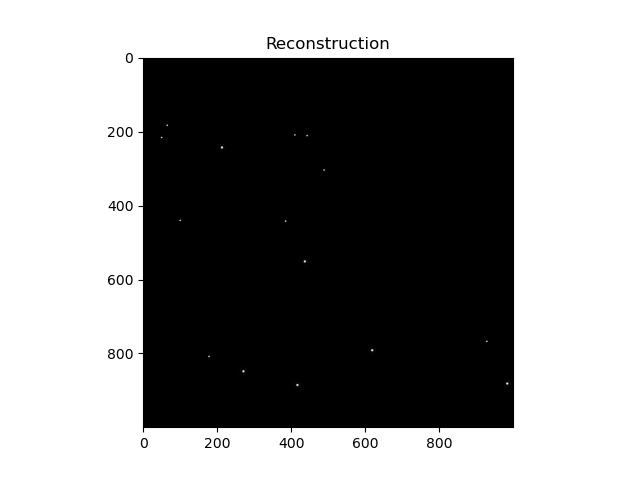
#> input picture simulations/500micronsReconstruction.png, 640 x 480 px, given in place of circles_drawn.png, which was not available
$ python circledrawHaHa.py
#> lines starting #> are read from the running program, lines starting #| are printed output that depends on the picture; after the words box and inside, x2 and y2 are one past the last pixel; in counts of white or black regions, pixels touching at a corner belong together; long printed decimals are rounded; pictures that were not available may be replaced by others from this repository, and a replacement may not be noted
### simulations/LFI_recon.py
""" A few functions for doing basic single-depth LFI reconstruction.

Based on the algorithm described in the paper:
    Haeffele, Stahl, Vanmeerbeeck, Vidal. "Efficient reconstruction of
    holographic lens-free images by sparse phase recovery." MICCAI.
    pp. 109-117. Springer, Cham, 2017.

    Apr 13, 2020
"""

import numpy as np
from scipy.fftpack import fft2, ifft2
import cv2
import matplotlib.pyplot as plt
import skimage
from skimage import transform

def WAS_xfer(z, wave_len, img_size, pixel_dim):
    """Function to return the WAS transfer function at a given depth z.

    This function returns the coefficients of the transfer function in the
    Fourier domain for a fft of a given size.

    Args:
        z - The distance to apply the transfer function over.

        wave_len - The wavelength of the light.

        img_size - The dimensions of the transfer function to return.

        pixel_dim - A scalar describing the dimenion of the pixel. (Pixels are
        assumed to be square.).

    Returns:
        T_out - The transfer function coefficients (in Fourier domain).
    """

    n,m = img_size[0:2]
    sx  = wave_len / (pixel_dim * m)
    sy  = wave_len / (pixel_dim * n)
    iy, ix = np.ogrid[0:1+n//2,0:1+m//2]
    x   = (sx * ix)**2
    y   = (sy * iy)**2
    del ix,iy
    # calculate 1 quadrant
    Kj_Z   = z * 2.0j * np.pi / wave_len
    tmp    = np.exp(Kj_Z * np.sqrt(1.0 - x - y))
    # and mirror
    tmp    = np.concatenate((tmp[:,:-1],tmp[:,:0:-1]),axis=1)
    # and copy
    T_out = np.zeros((n,m),dtype='complex128')

    T_out[:n//2,:] = tmp[  :-1,:]
    T_out[n//2:,:] = tmp[:0:-1,:]

    return T_out

def SPR_recon(H, z, lam=1.0, wave_len=637e-9, pixel_dim=1.12e-6, num_iter=10):
    """ Function to run the sparse phase recovery reconstruction algorithm at 1 depth.

    Solves a problem of the form:
        min_{X, mu, W} 0.5*|H.*W - mu - conv2(X,T)|_F^2 + lam*|X|_1 s.t. abs(W[i,j])==1

    Args:
        H - The input hologram images.

        z - The focal depth to reconstruct at.

        lam - The weight of the sparse regularization constant.

        wave_len - The wavelength of the illumination light.

        pixel_dim - The dimension of the image sensor pixels.

        num_iter - The number of iterations of the algorithm to run.

    Returns:
        X - The (complex valued) reconstructed image

        X_ll - The loss-less reconstructed image. (I.e., X_ll, plus the
        background term and phase term) can be used to perfectly recover the
        hologram.

        mu - The background constant.

        W - The estimated phase of the hologram.
    """

    #Get the transfer function
    T = WAS_xfer(z, wave_len, H.shape, pixel_dim)

    X = np.zeros(H.shape, dtype = 'complex128')
    W = np.ones_like(X)
    mu = np.zeros(1, dtype = 'complex128')

    #First get the hologram back projected to the image plane.
    TdHw = ifft2(np.conj(T)*fft2(H*W))

    #Now run the main loop
    for i in range(num_iter):

        #Estimate the background term
        mu = np.mean(TdHw-X)/np.conj(T[0,0])

        #Estiamte the phase of the hologram
        W = ifft2(T*fft2(X))
        W = W+mu
        W = W/np.abs(W+1e-16)

        #Update the back projection of the hologram (+phase) to the focal plane
        TdHw = ifft2(np.conj(T)*fft2(H*W))

        #Update the reconstructed image
        X_ll = TdHw-mu*np.conj(T[0,0])
        X = X_ll/(np.abs(X_ll)+1e-16)*np.maximum(np.abs(X_ll)-lam,0)

    return X, X_ll, mu, W

def main():

    #Make a basic phase image with a simple square of shifted phase in the middle
    I = cv2.imread('circles_drawn.png',cv2.IMREAD_GRAYSCALE)
#> I is the input picture: shape (480, 640); min 0, max 255, mean 140
    I = I/1
    I = skimage.transform.downscale_local_mean(I, (4,4))
#> I: shape (120, 160) float64
    print(np.max(I), np.min(I), I[0,0].dtype)
#| 255.0 0.0 float64
    I[I>1] = np.exp(np.pi*1.0j)
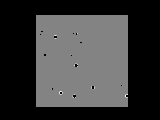
#> I: shape (120, 160) float64; min -1, max 0.938, mean -0.561; drawn with min black and max white

    #Make the hologram by projecting to the image plane
    z = 1500e-6
    T = WAS_xfer(z, 405e-9, I.shape, 1.12e-6) #637e-9
    H = np.abs(ifft2(T*fft2(I)))

    #Scale the hologram to the range [0,16]
    H = H-np.min(H)
    H = 16*H/np.max(H)

    #Now do the reconstruction
    X, X_ll, mu, W = SPR_recon(H, z, wave_len=405e-9)

    #Make an image of the hologram and the reconstruction
    #Note that the reconstruction has the background illumination (mu)
    #subtracted out.
    A = plt.figure()
    plt.imshow(H, cmap='gray')
    plt.title('Hologram')
    A.savefig('1500micronsHologram.png')

    B = plt.figure()
    plt.imshow(np.abs(X), cmap='gray')
    plt.title('Reconstruction')
    B.savefig('1500micronsReconstruction.png')

    plt.show()

def comparingReconstructions():
# [20 lines of commented-out code are left out]

    quarter = cv2.imread('downSampledReconstruction.png',cv2.IMREAD_GRAYSCALE) / 1
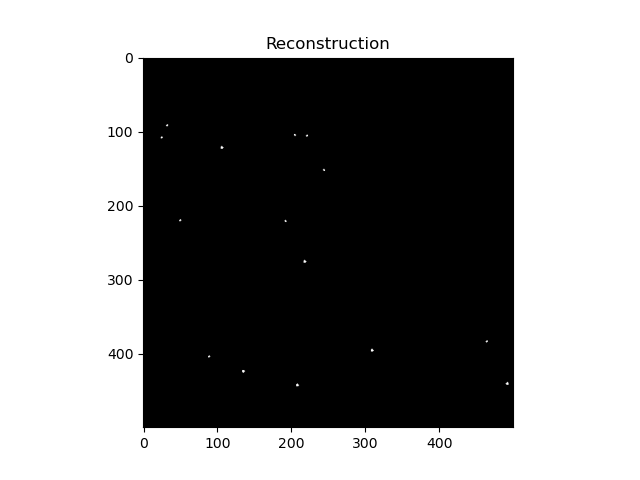
#> input picture simulations/downSampledReconstruction.png, 640 x 480 px, found by its file name
#> quarter: shape (480, 640) float64; min 0, max 255, mean 140
    more_than_quarter = cv2.imread('downSampledReconstruction_4_4.png',cv2.IMREAD_GRAYSCALE) / 1
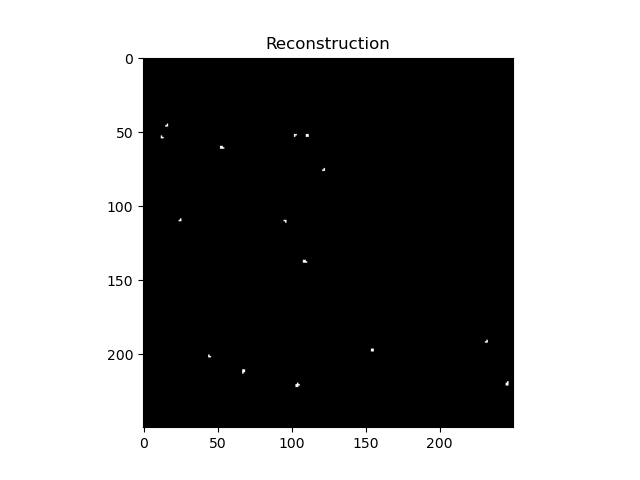
#> input picture simulations/downSampledReconstruction_4_4.png, 640 x 480 px, found by its file name
#> more_than_quarter: shape (480, 640) float64; min 0, max 255, mean 140.2

    print(np.max(quarter), np.max(more_than_quarter))
#| 255.0 255.0
    print(np.max(np.abs(quarter - more_than_quarter)))
#| 255.0

    A = plt.figure()
    plt.imshow(np.abs(quarter - more_than_quarter), cmap='gray');
    plt.title('quarter more_than_quarter')

    plt.show()
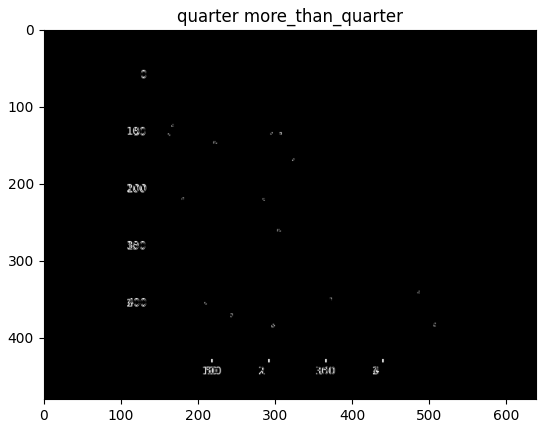
#> figure drawn by matplotlib, 1 panel
#> in main, `img = cv2.imread('base.png', cv2.IMREAD_COLOR);`: img: shape (1000, 1000, 3); every value is 0
#> in main, `img = cv2.cvtColor(img, cv2.COLOR_BGR2GRAY) / 255.0`: img: shape (1000, 1000) float64; every value is 0

main();
comparingReconstructions()

### initial-attempts/circledrawHaHa.py
#!/usr/bin/env python3
import cv2
import numpy as np

from LFI_recon import SPR_recon

def draw_circles(img, n=15):

    # declare parameters
#> called with n = 15
    wv = 405; # laser wavelength (nm)
    pixel_size = 0.5;
    fs = 1/pixel_size;

    # size of imaging plane in image and frequency domain
    nx, ny = np.shape(img);
#> nx = 1000; ny = 1000
    low = -fs/2;
    highx = fs/2 * ((nx-2)/nx) ;
#> highx = 0.998
    highy = fs/2 * ((ny-2)/ny) ;
#> highy = 0.998

    # circle positioning and sizing
    x = np.random.choice(nx, n).reshape((n, 1));
    y = np.random.choice(ny, n).reshape((n, 1));
    r = np.random.uniform(0.8, 1.5, n).reshape((n, 1));

    # phase shift
    phase = np.random.uniform(0.25, 0.75, n) / (2*np.pi);
    phase = phase.reshape((n, 1));

    # complex optical wavefront I(x,y)
    M = np.concatenate((x, y, np.round(r / pixel_size).astype(int), phase), axis=1);
    M = np.concatenate((M, np.exp(M[:,2] * 2j * np.pi).reshape(n, 1)), axis=1);

    # draw circles
    for i in range(n):
        cv2.circle(img, (int(y[i]), int(x[i])), radius=int((np.round(r[i] / pixel_size))), color=255, thickness=-1);
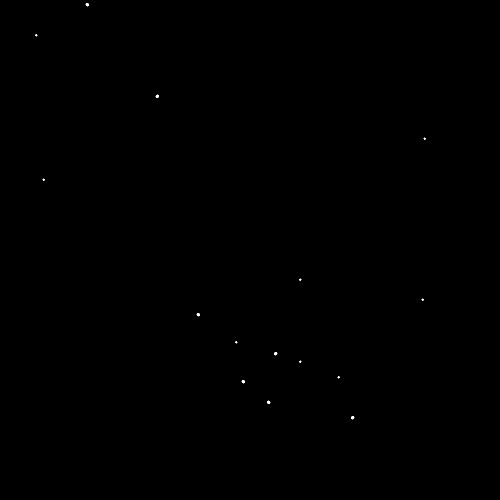
#> img: shape (1000, 1000) float64 (shown at 1/2 size); 0.03% white; 15 white regions (8 under 20 px), largest, box (x1, y1, x2, y2) and area: (171, 6, 178, 13) 29, (311, 189, 318, 196) 29, (393, 626, 400, 633) 29
    img[img == 0] = 1;

    # fourier transform
    ft = np.fft.fftshift(np.fft.fft2(np.fft.ifftshift(img)));
    ft2 = np.fft.fft2(img);

    print(np.log10(abs(ft)).shape, np.max(np.log10(abs(ft))), np.min(np.log10(abs(ft))));
#| (1000, 1000) 6.033 -0.2767

    # fourier output for return
    fourierimg = (np.log10(abs(ft)) - np.min(np.log10(abs(ft))))/(np.max(np.log10(abs(ft))) - np.min(np.log10(abs(ft)))) * 255
    fourierimg2 = (np.log10(abs(ft2)) - np.min(np.log10(abs(ft2))))/(np.max(np.log10(abs(ft2))) - np.min(np.log10(abs(ft2)))) * 255
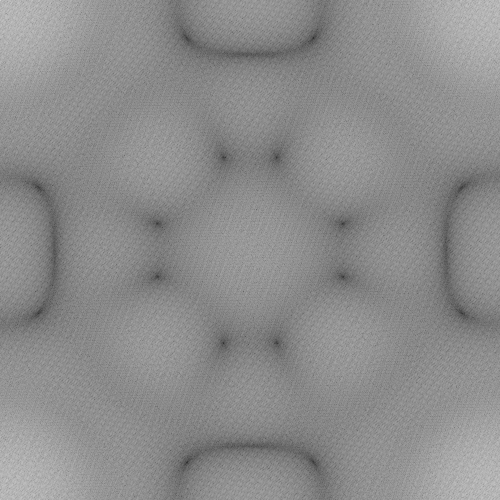
#> fourierimg2: shape (1000, 1000) float64 (shown at 1/2 size); min 0, max 255, mean 140.4
    # -------------------------------------

    # frequency coordinates
    kx = np.linspace(low,highx,nx)
#> kx = 1000 values from -1 to 0.998
    ky = np.linspace(low,highy,ny)
#> ky = 1000 values from -1 to 0.998

    # z distance sampling
    z_0 = np.random.uniform(800,2400);
#> z_0 = 1873

    # transfer function
    trans = np.exp(z_0*1j*np.sqrt((2*np.pi*wv)**2 - kx**2 - ky**2))

    # intensity @ image sensor (convolution)
    I = trans * ft;
    I2 = trans * ft2;

    # inverse fourier to get image
    ift = np.fft.ifftshift(np.fft.ifft2(np.fft.fftshift(I)));
    ift2 = np.fft.ifft2(I2);

    # image sensor output (I_z0(x,y))
    Iimg = (np.log10(abs(ift)) - np.min(np.log10(abs(ift))))/(np.max(np.log10(abs(ift))) - np.min(np.log10(abs(ift)))) * 255
    Iimg2 = (np.log10(abs(ift2)) - np.min(np.log10(abs(ift2))))/(np.max(np.log10(abs(ift2))) - np.min(np.log10(abs(ift2)))) * 255
    # generate noise: N(0,[0.0125,0.03125])
    noise = np.random.normal(0,np.random.uniform(0.0125, 0.03125, 1), (nx, ny)) * 255

    # final image sensory output + noise (H(x,y))
    H = np.abs(Iimg) + noise
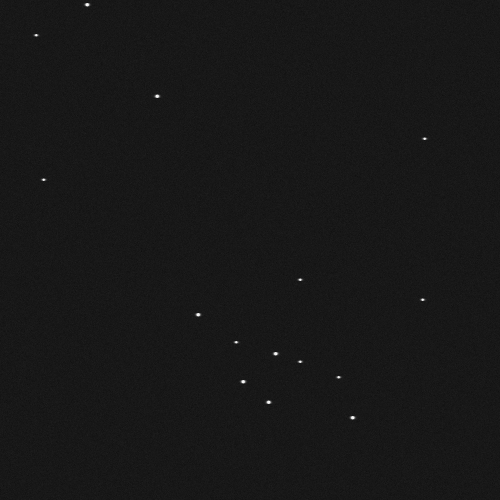
#> H: shape (1000, 1000) float64 (shown at 1/2 size); min -13.48, max 262.9, mean 12.7; drawn with min black and max white
    H2 = np.abs(Iimg2) + noise

    return img, fourierimg, fourierimg2, H, H2;

def main():
    img = np.zeros((1000, 1000));
    cv2.imwrite('base.png', img);
    img = cv2.imread('base.png', cv2.IMREAD_COLOR);
    img = cv2.cvtColor(img, cv2.COLOR_BGR2GRAY) / 255.0

    img, fourier, fourier2, H, H2 = draw_circles(img)

    img = cv2.imwrite('circles_drawn.png', img);
    fourier = cv2.imwrite('fourier.png', fourier)
    fourier2 = cv2.imwrite('fourier2.png', fourier2)
    H = cv2.imwrite('image.png', H)
    H2 = cv2.imwrite('image2.png', H2)

main();
